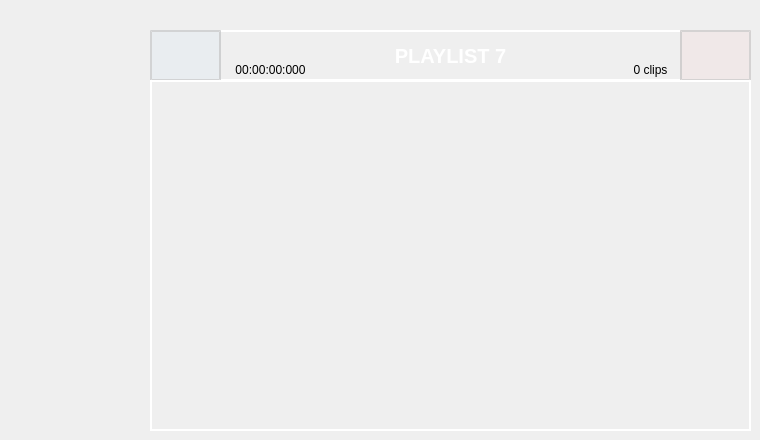
                  <widget class="QWidget" name="page_pl7">
                   <widget class="QPushButton" name="pl7_add">
                    <property name="geometry">
                     <rect>
                      <x>150</x>
                      <y>30</y>
                      <width>71</width>
                      <height>51</height>
                     </rect>
                    </property>
                    <property name="styleSheet">
                     <string notr="true">QPushButton {
    font-family: &quot;Arial&quot;;    /* Cambia la fuente */
    font-size: 20px;         /* Tamaño del texto */
    font-weight: bold;       /* Negrita */    
    color: white;				 /* Color del texto */
	padding: 10px;  
	background-color: rgba(75,175,250,10);         
	border: 2px solid rgba(200,200,200,200);   /* Borde blanco con transparencia */
}

QPushButton:hover {
	background-color: rgba(0,150,250,50);
}

QPushButton:pressed {
    background-color: rgba(0,150,250,50);
}</string>
                    </property>
                    <property name="text">
                     <string/>
                    </property>
                    <property name="icon">
                     <iconset resource="files.qrc">
                      <normaloff>:/20x20/icons/20x20/cil-plus.png</normaloff>:/20x20/icons/20x20/cil-plus.png</iconset>
                    </property>
                   </widget>
                   <widget class="QPushButton" name="pl7_delete">
                    <property name="geometry">
                     <rect>
                      <x>680</x>
                      <y>30</y>
                      <width>71</width>
                      <height>51</height>
                     </rect>
                    </property>
                    <property name="styleSheet">
                     <string notr="true">QPushButton {
    font-family: &quot;Arial&quot;;    /* Cambia la fuente */
    font-size: 16px;         /* Tamaño del texto */
    font-weight: bold;       /* Negrita */    
    color: white;				 /* Color del texto */
	padding: 10px;   
	background-color: rgba(250,50,50,10);        
	border: 2px solid rgba(200,200,200,200);  /* Borde blanco con transparencia */
}

QPushButton:hover {
	background-color: rgba(250,50,50,50);
}

QPushButton:pressed {
    background-color: rgba(0,150,250,50);
}</string>
                    </property>
                    <property name="text">
                     <string/>
                    </property>
                    <property name="icon">
                     <iconset resource="files.qrc">
                      <normaloff>:/20x20/icons/20x20/cil-x.png</normaloff>:/20x20/icons/20x20/cil-x.png</iconset>
                    </property>
                   </widget>
                   <widget class="QLabel" name="label_nclips_7">
                    <property name="geometry">
                     <rect>
                      <x>620</x>
                      <y>60</y>
                      <width>61</width>
                      <height>20</height>
                     </rect>
                    </property>
                    <property name="font">
                     <font>
                      <pointsize>9</pointsize>
                     </font>
                    </property>
                    <property name="text">
                     <string>0 clips</string>
                    </property>
                    <property name="alignment">
                     <set>Qt::AlignCenter</set>
                    </property>
                   </widget>
                   <widget class="QListWidget" name="list_pl7">
                    <property name="geometry">
                     <rect>
                      <x>150</x>
                      <y>80</y>
                      <width>601</width>
                      <height>351</height>
                     </rect>
                    </property>
                    <property name="styleSheet">
                     <string notr="true">QListWidget {
    font-weight: bold;
    background-color: transparent;       /* Negrita */    
    color: white;				 /* Color del texto */
	padding: 10px;           
	border: 2px solid rgba(255,255,255,255);  /* Borde blanco con transparencia */
}</string>
                    </property>
                   </widget>
                   <widget class="QLabel" name="label_dur_7">
                    <property name="geometry">
                     <rect>
                      <x>220</x>
                      <y>60</y>
                      <width>101</width>
                      <height>20</height>
                     </rect>
                    </property>
                    <property name="font">
                     <font>
                      <pointsize>9</pointsize>
                     </font>
                    </property>
                    <property name="text">
                     <string>00:00:00:000</string>
                    </property>
                    <property name="alignment">
                     <set>Qt::AlignCenter</set>
                    </property>
                   </widget>
                   <widget class="QLabel" name="label_pl7">
                    <property name="geometry">
                     <rect>
                      <x>150</x>
                      <y>30</y>
                      <width>601</width>
                      <height>51</height>
                     </rect>
                    </property>
                    <property name="font">
                     <font>
                      <pointsize>-1</pointsize>
                      <weight>75</weight>
                      <bold>true</bold>
                     </font>
                    </property>
                    <property name="styleSheet">
                     <string notr="true">QLabel {
	font &quot;arial&quot;
    font-weight: bold;
	font-size: 20px;
	background-color: transparent;       /* Negrita */    
    color: white;				 /* Color del texto */
	padding: 10px;           
	border: 2px solid rgba(255,255,255,255);  /* Borde blanco con transparencia */
}</string>
                    </property>
                    <property name="text">
                     <string>PLAYLIST 7</string>
                    </property>
                    <property name="alignment">
                     <set>Qt::AlignCenter</set>
                    </property>
                   </widget>
                   <zorder>label_pl7</zorder>
                   <zorder>pl7_add</zorder>
                   <zorder>pl7_delete</zorder>
                   <zorder>label_nclips_7</zorder>
                   <zorder>list_pl7</zorder>
                   <zorder>label_dur_7</zorder>
                  </widget>
